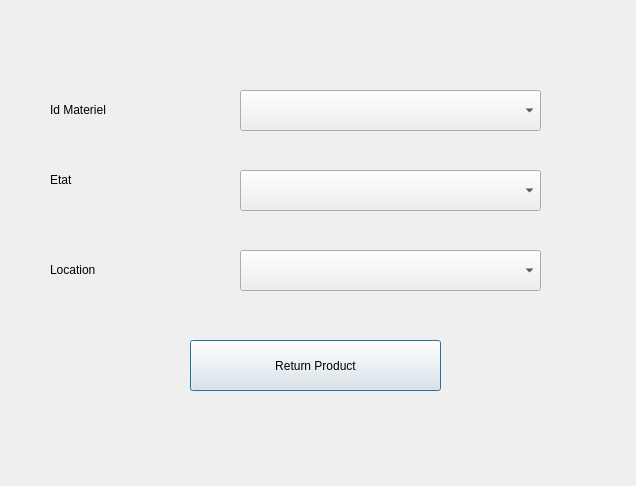
<?xml version="1.0" encoding="UTF-8"?>
<ui version="4.0">
 <class>ReturnProduct</class>
 <widget class="QDialog" name="ReturnProduct">
  <property name="geometry">
   <rect>
    <x>0</x>
    <y>0</y>
    <width>636</width>
    <height>486</height>
   </rect>
  </property>
  <property name="windowTitle">
   <string>Dialog</string>
  </property>
  <widget class="QLabel" name="label">
   <property name="geometry">
    <rect>
     <x>50</x>
     <y>100</y>
     <width>171</width>
     <height>20</height>
    </rect>
   </property>
   <property name="text">
    <string>Id Materiel</string>
   </property>
  </widget>
  <widget class="QComboBox" name="id">
   <property name="geometry">
    <rect>
     <x>240</x>
     <y>90</y>
     <width>301</width>
     <height>41</height>
    </rect>
   </property>
  </widget>
  <widget class="QPushButton" name="returnProduct">
   <property name="geometry">
    <rect>
     <x>190</x>
     <y>340</y>
     <width>251</width>
     <height>51</height>
    </rect>
   </property>
   <property name="text">
    <string>Return Product</string>
   </property>
  </widget>
  <widget class="QComboBox" name="etat">
   <property name="geometry">
    <rect>
     <x>240</x>
     <y>170</y>
     <width>301</width>
     <height>41</height>
    </rect>
   </property>
  </widget>
  <widget class="QComboBox" name="location">
   <property name="geometry">
    <rect>
     <x>240</x>
     <y>250</y>
     <width>301</width>
     <height>41</height>
    </rect>
   </property>
  </widget>
  <widget class="QLabel" name="label_2">
   <property name="geometry">
    <rect>
     <x>50</x>
     <y>170</y>
     <width>171</width>
     <height>20</height>
    </rect>
   </property>
   <property name="text">
    <string>Etat</string>
   </property>
  </widget>
  <widget class="QLabel" name="label_3">
   <property name="geometry">
    <rect>
     <x>50</x>
     <y>260</y>
     <width>171</width>
     <height>20</height>
    </rect>
   </property>
   <property name="text">
    <string>Location</string>
   </property>
  </widget>
 </widget>
 <resources/>
 <connections/>
</ui>
